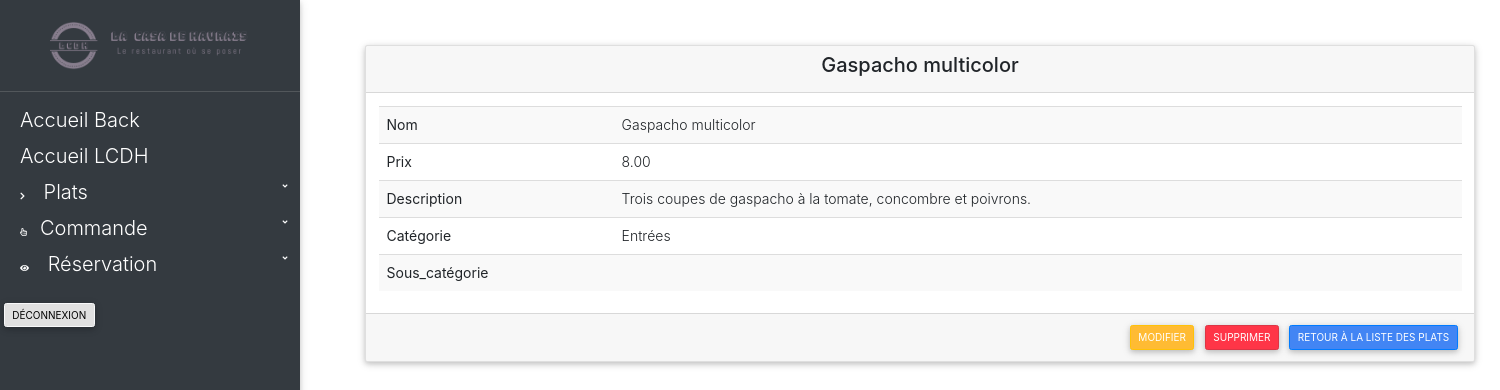
Before: /back/affiche-plat.php?id=1 with the older database file.
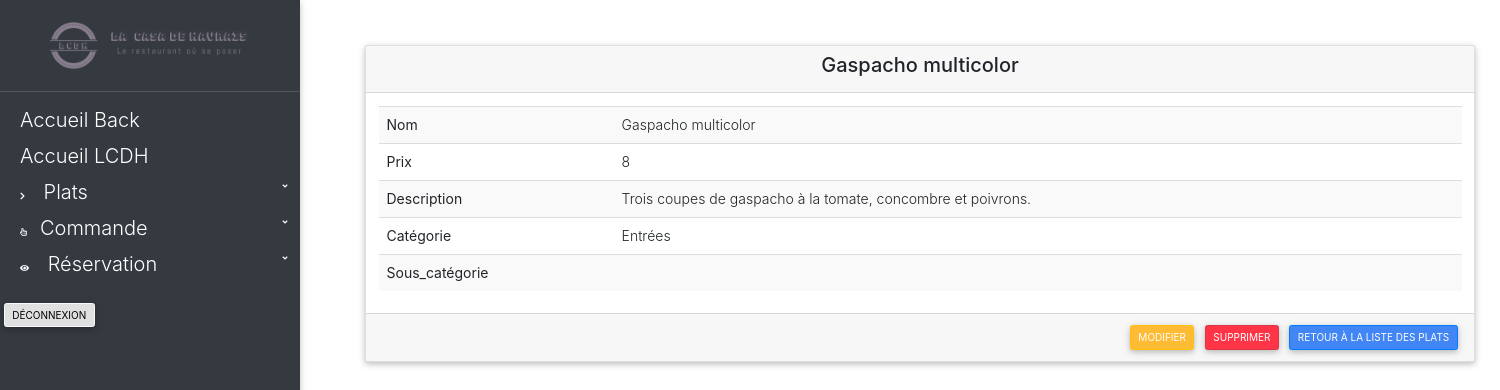
After: the same page with the newer database file.
### tables this page shows
CREATE TABLE IF NOT EXISTS `lcdh_dishes` (
  `dishes_id` int(11) NOT NULL AUTO_INCREMENT,
  `dishes_name` varchar(50) NOT NULL,
  `dishes_description` text NOT NULL,
  `dishes_price` float NOT NULL,
  `categories_id` int(11) NOT NULL,
  `subCategories_id` int(11) NOT NULL,
  PRIMARY KEY (`dishes_id`),
  KEY `LCDH_dishes_LCDH_categories_FK` (`categories_id`),
  KEY `LCDH_dishes_LCDH_subCategories0_FK` (`subCategories_id`)
);

CREATE TABLE IF NOT EXISTS `lcdh_categories` (
  `categories_id` int(11) NOT NULL AUTO_INCREMENT,
  `categories_name` varchar(50) NOT NULL,
  PRIMARY KEY (`categories_id`)
);

### controllers/controllerAffiche-plat.php (called while the page is built, shortened)
<?php
    require_once '../models/database.php';
    require_once '../models/modelPlats.php';
    $dishesOBJ = new dishes();
    if(isset($_GET['id'])){
    	$dishesOBJ->dishes_id = $_GET['id'];
    	if (!$dishesOBJ->displayDishes()) {
            $idPlatExist = false;
    	} else {
            $dishes = $dishesOBJ->displayDishes();
            $idPlatExist = true;
    	}
    }
?>

### models/database.php (called while the page is built, shortened)
<?php
    class database {
        public function __construct() {
            try {
                $db_config = array();
                $db_config['SGBD'] = 'mysql';
                $db_config['HOST'] = 'localhost';
                $db_config['DB_NAME'] = 'resto_lacasadehavrais';
                $db_config['USER'] = 'root';
                $db_config['PASSWORD'] = '';
                $db_config['OPTIONS'] = array(
                    PDO::ATTR_ERRMODE => PDO::ERRMODE_EXCEPTION,
                    PDO::ATTR_ERRMODE => PDO::ERRMODE_WARNING
                );
                $this->database = new PDO($db_config['SGBD'].':host='.$db_config['HOST'].';dbname='.$db_config['DB_NAME'].';charset=UTF8', $db_config['USER'], $db_config['PASSWORD']);
            } catch (Exception $error) {
                die('Erreur : '.$error->getMessage());
            }
        }
    }
?>

### models/modelPlats.php (called while the page is built, shortened)
<?php
    class dishes extends database {
        public $dishes_id;
        function displayDishes() {
            $sql = $this->database->prepare('
                SELECT `dishes_id`, `dishes_name`, `dishes_description`, `dishes_price`, `categories_name`, `subCategories_name`, `lcdh_dishes`.`categories_id`, `lcdh_dishes`.`subCategories_id`
                FROM `lcdh_dishes`
                INNER JOIN `lcdh_categories` ON `lcdh_categories`.`categories_id` = `lcdh_dishes`.`categories_id`
                INNER JOIN `lcdh_subcategories` ON `lcdh_subcategories`.`subcategories_id` = `lcdh_dishes`.`subcategories_id`
                WHERE `dishes_id` = :id
            ');
            $sql->bindValue(':id', $this->dishes_id, PDO::PARAM_INT);
            $sql->execute();
            $data = $sql->fetch(PDO::FETCH_OBJ);
            return $data;
        }
    }
?>

### back/affiche-plat.php (the view)
<?php
    require_once '../controllers/controllerAffiche-plat.php';
?>
<?php include 'header_back.php'; ?>
<div class="container marginTop" id="margAffPlats">
    <div class="row">
        <div class="col align-self-center">
            <?php if(!$idPlatExist){ ?>
                <h1>Ce plat n'existe pas !</h1>
                <a href="listPlats.php" class="btn btn-primary">Retour liste des plats</a>
            <?php }else{ ?>
                <div class="card">
                    <div class="card-header headerCard">
                        <h2 class="card-title" align="center">
                            <a><?= $dishes->dishes_name ?></a>
                        </h2>
                    </div>
                    <div class="card-body table-responsive">
                        <table class="table table-striped" id="tableAffPlats">
                            <tbody>
                                <tr>
                                    <th>Nom </th>
                                    <td><?= $dishes->dishes_name ?></td>
                                </tr>
                                <tr>
                                    <th>Prix </th>
                                    <td><?= $dishes->dishes_price ?></td>
                                </tr>
                                <tr>
                                    <th>Description </th>
                                    <td><?= $dishes->dishes_description ?></td>
                                </tr>
                                <tr>
                                    <th>Catégorie </th>
                                    <td><?= $dishes->categories_name ?></td>
                                </tr>
                                <tr>
                                    <th>Sous_catégorie </th>
                                    <td><?= $dishes->subcategories_name ?></td>
                                </tr>
                            </tbody>
                        </table>
                    </div>
                    <div class="card-footer" align="right">
                        <a href="modifier-plats.php?id=<?= $dishes->dishes_id ?>" class="btn btn-warning">Modifier</a>
                        <a href="supprimer-plats.php?id=<?= $dishes->dishes_id ?>" class="btn btn-danger">Supprimer</a>
                        <a href="listPlats.php" class="btn btn-primary">Retour à la liste des plats</a>
                    </div>
                </div>
            <?php } ?>
        </div>
    </div>
</div>
<?php include 'footer_back.php'; ?>

Changed rows visible on the page:
changed lcdh_dishes "Gaspacho multicolor": dishes_price "8.00" → "8"
